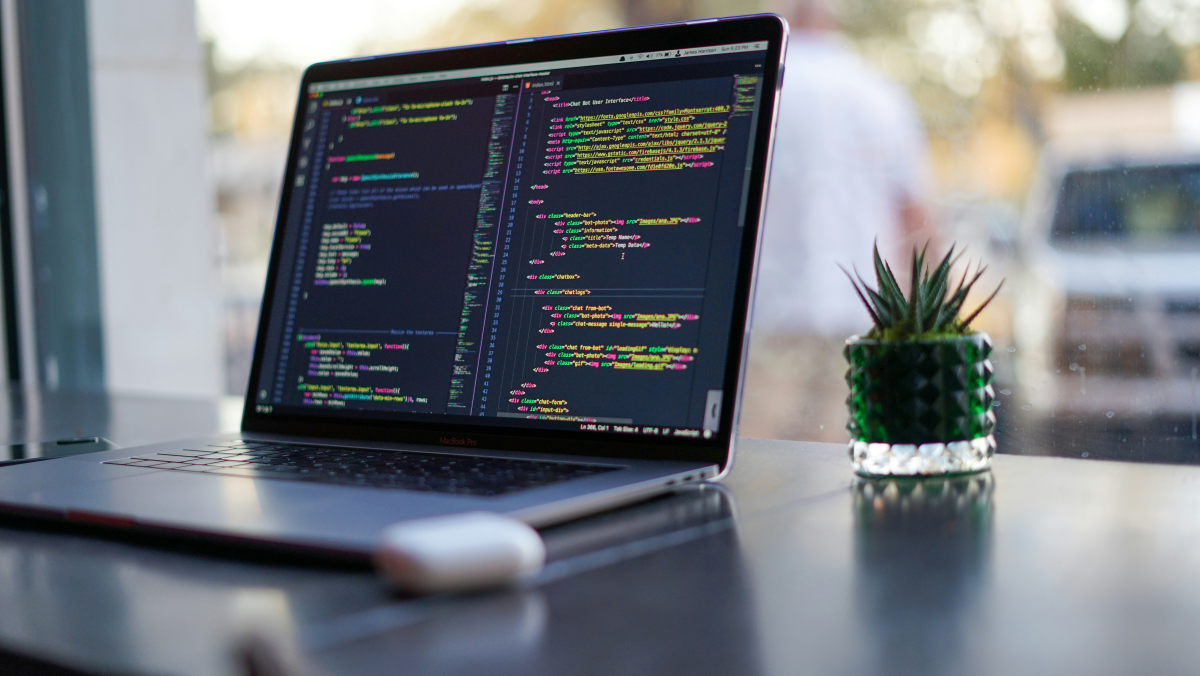
#> input picture Quotes/images/image_1.jpg, 6000 x 3376 px, given in place of image_8.jpg, which was not available (shown at 1/5 size)
$ python main.py   (older library calls are emulated)
#> lines starting #> are read from the running program, lines starting #| are printed output that depends on the picture; pictures that were not available may be replaced by others from this repository, and a replacement may not be noted
from PIL import Image, ImageDraw, ImageFont, ImageFilter
import random
import textwrap

def add_text_with_outline(image_path, text, blur=7,
                          font_path="fonts/UbuntuMono-Bold.ttf", font_size=100,
                          outline_width=20, color=(255, 255, 255), outline_color=(0, 0, 0)):

#> called with image_path = 'images/image_8.jpg', blur = 7, font_path = 'fonts/UbuntuMono-Bold.ttf', font_size = 100, outline_width = 20, color = (255, 255, 255), outline_color = (0, 0, 0)
    img = Image.open(image_path)
#> img is the input picture: PIL image 6000x3376 RGB; mean R, G, B 114.1, 119, 124.8
    img = img.filter(ImageFilter.BoxBlur(blur))

    draw = ImageDraw.Draw(img)
    font = ImageFont.truetype(font_path, font_size)

    # New text wrapping logic
    char_width, char_height = draw.textsize("A", font=font)
#> char_width = 68; char_height = 93
    max_chars_per_line = img.size[0] // char_width
#> max_chars_per_line = 88

    wrapped_text = textwrap.fill(text, width=max_chars_per_line)
    lines = wrapped_text.split('\n')
#> lines = 1 item
    combined_text_height = len(lines) * char_height
#> combined_text_height = 93
    y_offset = (img.size[1] - combined_text_height) // 2
#> y_offset = 1641

    for i, line in enumerate(lines):
        line_width, line_height = draw.textsize(line, font=font)
        x = (img.size[0] - line_width) / 2
        y = y_offset + i * line_height
        draw.text((x, y), line, font=font, fill=color,
                  stroke_width=outline_width, stroke_fill=outline_color)
#> this loop made 1 pass
#> (line_width, line_height, x, y) on pass 1: (2471, 114, 1764.5, 1641)

    #img.save('wallpaper_image.jpg')
    img.show()
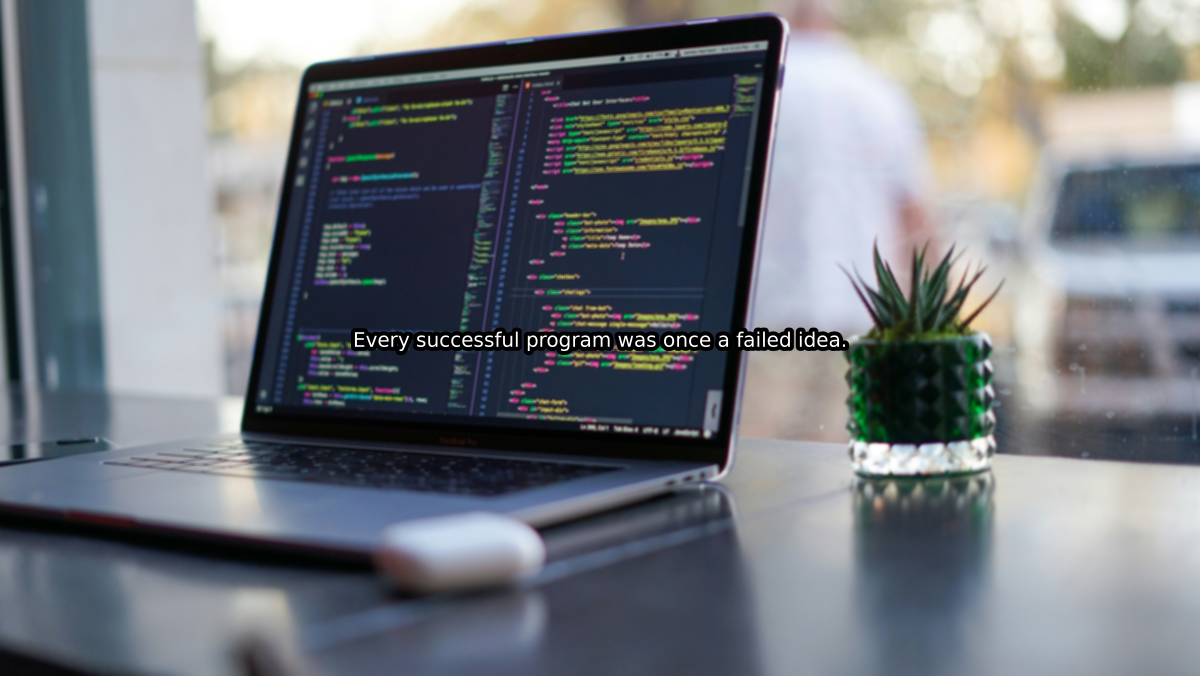
#> shown: PIL image 6000x3376 RGB (shown at 1/5 size); mean R, G, B 113.9, 118.8, 124.5

# Set up the random seed
random.seed()

# Quotes and image selection
quotes = [
    "*Why didn't you just do it in a few hours, than coding for 2 months straight to automate it?* Because we are programmers and thats what we do.",
    "Use your brain NOT AI, Trust me.",
    "Use your brain NOT AI",
    "Without requirements or design, programming is the art of adding bugs to an empty text file.",
    "There are two ways to write error-free programs; only the third one works.",
    "Simplicity is the soul of efficiency.",
    "Every successful program was once a failed idea.",
    "Any fool can write code that a computer can understand; Good programmers write code that humans can understand.",
    "Programming isn't about what you do with your fingers; it's about what you do with your mind.",
    "Coffee, code, repeat.",
    "The best way to predict the future is to invent it.",
    "The only true wisdom is in knowing you know nothing.",
    "The function of code should be to express thoughts, not to hide them.",
    "If you make it foolproof, someone will make a better fool.",
    "Code never lies, comments sometimes do.",
    "Sometimes the best code is no code at all.",
    "Bugs are inevitable, debugging is optional.",
    "Software development is like archaeology - you spend most of your time digging through dirt.",
    "Programming is like writing a recipe. You have to get all the ingredients and steps just right, or the dish will be a disaster.",
    "Learning is not compulsory... neither is breathing.",
    "Code is poetry.",
    "If debugging is the art of removing bugs, then programming must be the art of putting them in.",
    "The more I learn, the more I realize how much I don't know.",
    "Don't be afraid to fail. It's the only way to succeed.",
    "It's not a bug, it's a feature.",
    "The code doesn't lie, but sometimes it does obfuscate.",
]

for _ in range(1):
    text = random.choice(quotes)
    image_number = random.randint(1, 12)
    image_path = f"images/image_{image_number}.jpg"
    add_text_with_outline(image_path, text)

$ run again, on Quotes/images/image_7.jpg
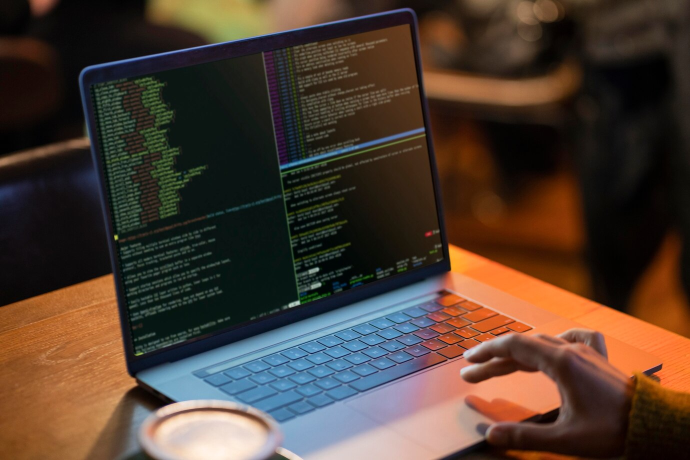
#> input picture Quotes/images/image_7.jpg, 1380 x 920 px (shown at 1/2 size)
#> in add_text_with_outline, img is the input picture: PIL image 1380x920 RGB; mean R, G, B 77.9, 61.1, 49.5
#> in add_text_with_outline, `img = img.filter(ImageFilter.BoxBlur(blur))`:
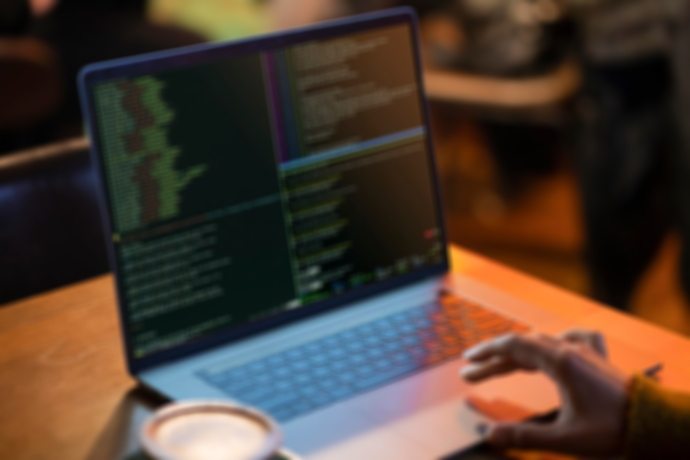
#> img: PIL image 1380x920 RGB (shown at 1/2 size); mean R, G, B 77.9, 61.1, 49.5
#> char_width = 68; char_height = 93
#> max_chars_per_line = 20
#> lines = ['If debugging is the', 'art of removing', 'bugs, then', 'programming must be', 'the art of putting', 'them in.']
#> combined_text_height = 558
#> y_offset = 181
#> the loop in add_text_with_outline, `for i, line in enumerate(lines):` made 6 passes
#> (line, line_width, line_height, x, y) on passes 1 to 6: ('If debugging is the', 938, 114, 221, 181), ('art of removing', 774, 114, 303, 295), ('bugs, then', 533, 114, 423.5, 409), ('programming must be', 1120, 114, 130, 523), ('the art of putting', 857, 114, 261.5, 637), ('them in.', 416, 94, 482, 651)
#> in add_text_with_outline, `img.show()`:
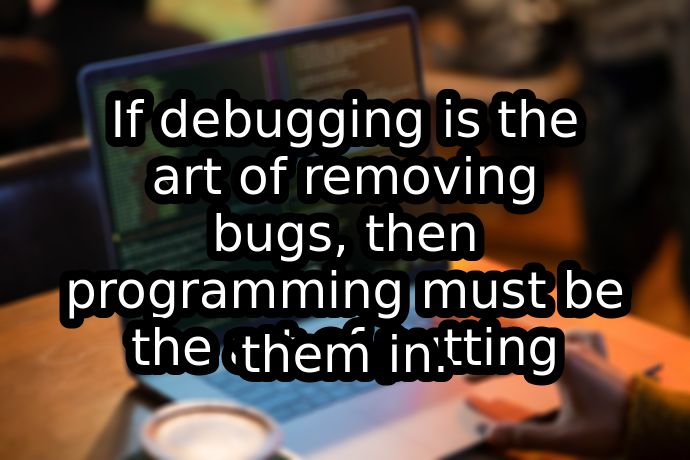
#> shown: PIL image 1380x920 RGB (shown at 1/2 size); mean R, G, B 73, 59, 50

$ run again, on Quotes/images/image_8.jpg
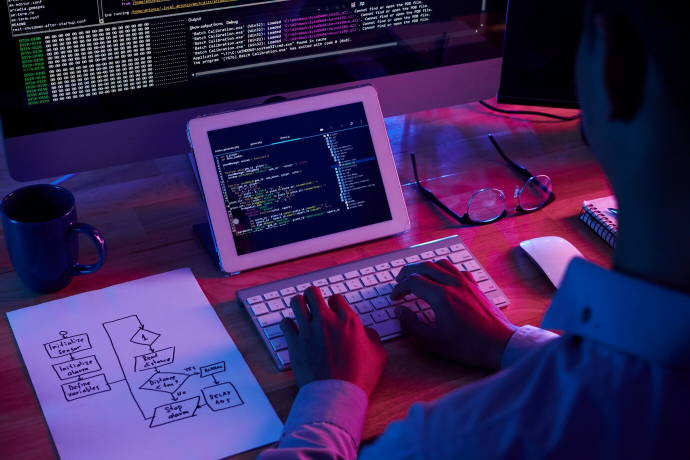
#> input picture Quotes/images/image_8.jpg, 1380 x 920 px, given in place of image_10.jpg, which was not available (shown at 1/2 size)
#> in add_text_with_outline, img is the input picture: PIL image 1380x920 RGB; mean R, G, B 56.1, 37.2, 87.6
#> in add_text_with_outline, `img = img.filter(ImageFilter.BoxBlur(blur))`:
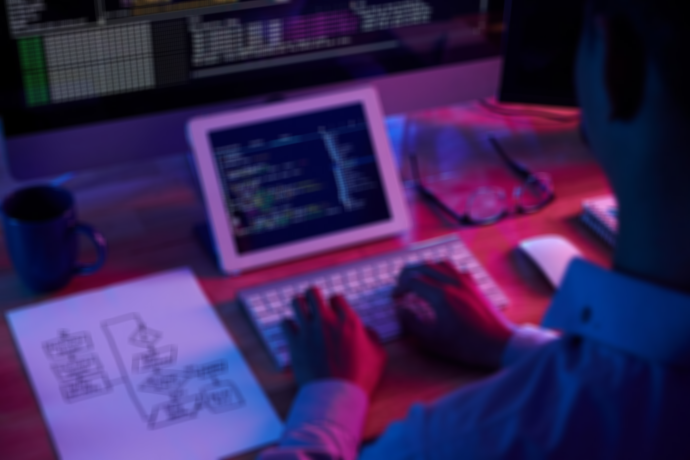
#> img: PIL image 1380x920 RGB (shown at 1/2 size); mean R, G, B 56.1, 37.2, 87.6
#> char_width = 68; char_height = 93
#> max_chars_per_line = 20
#> lines = ['Code never lies,', 'comments sometimes', 'do.']
#> combined_text_height = 279
#> y_offset = 320
#> the loop in add_text_with_outline, `for i, line in enumerate(lines):` made 3 passes
#> (line, line_width, line_height, x, y) on passes 1 to 3: ('Code never lies,', 807, 105, 286.5, 320), ('comments sometimes', 1109, 94, 135.5, 414), ('do.', 155, 94, 612.5, 508)
#> in add_text_with_outline, `img.show()`:
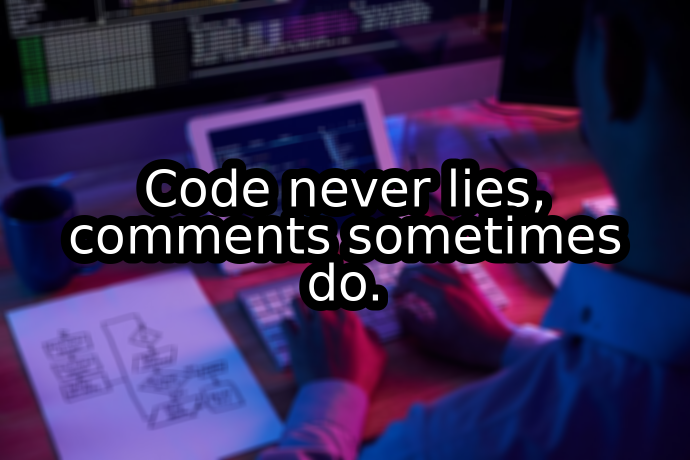
#> shown: PIL image 1380x920 RGB (shown at 1/2 size); mean R, G, B 51.5, 39.2, 80.9
